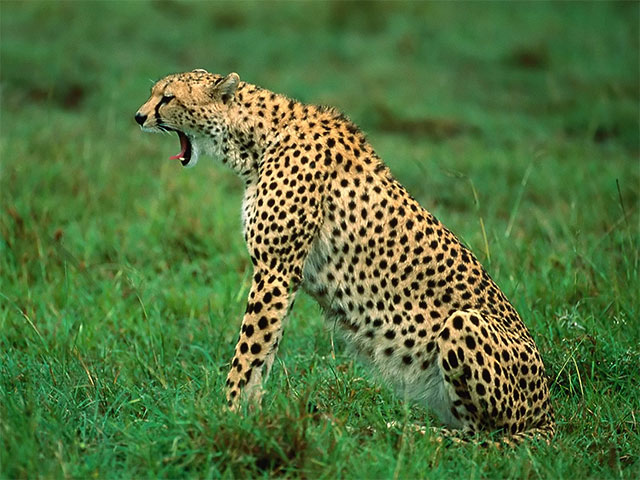
#> input picture project/numpy/cheetah.jpg, 640 x 480 px
$ python numpy_merge_image.py
#> lines starting #> are read from the running program, lines starting #| are printed output that depends on the picture; after the words box and inside, x2 and y2 are one past the last pixel; in counts of white or black regions, pixels touching at a corner belong together
import cv2
import numpy as np

img = cv2.imread('cheetah.jpg')
#> img is the input picture: shape (480, 640, 3); mean B, G, R 60.2, 115.5, 82.9
(h,w,c) = img.shape
#> h = 480; w = 640; c = 3
# görüntüyü değişik pencere boyutlarında bulandıralım
k = (5,15,25)
filtered1 = cv2.blur(img, (k[0],k[0]))
filtered2 = cv2.blur(img, (k[1],k[1]))
filtered3 = cv2.blur(img, (k[2],k[2]))
# resimlerin üzerine pencere boyutlarını yazalım
img = cv2.putText(img, 'original', (500,50), 0, 1, (255,255,255), 2, 0)
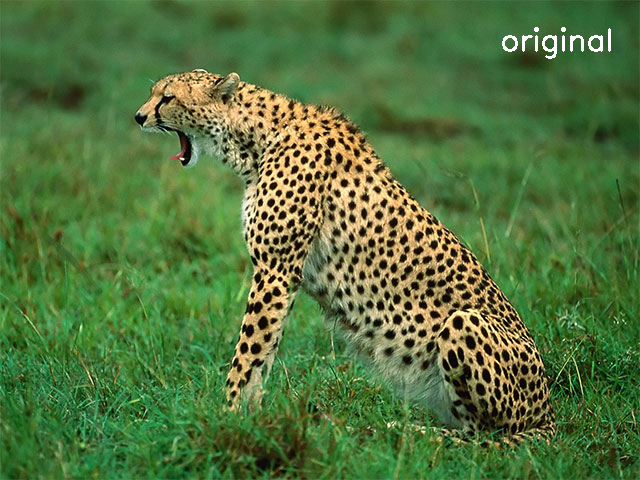
#> img: shape (480, 640, 3); 0.27% of pixels changed, all inside (x1, y1, x2, y2) = (502, 27, 611, 59)
filtered1 = cv2.putText(filtered1, '(%ix%i)' %(k[0],k[0]), (520,50), 0, 1, (255,255,255), 2, 0)
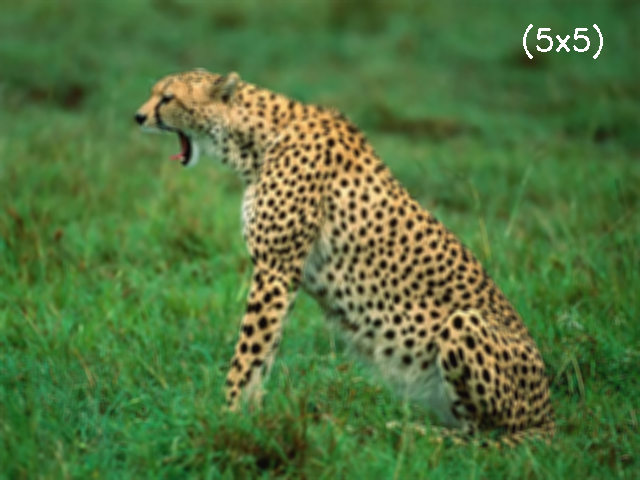
#> filtered1: shape (480, 640, 3); mean B, G, R 60.7, 115.8, 83.3
filtered2 = cv2.putText(filtered2, '(%ix%i)' %(k[1],k[1]), (480,50), 0, 1, (255,255,255), 2, 0)
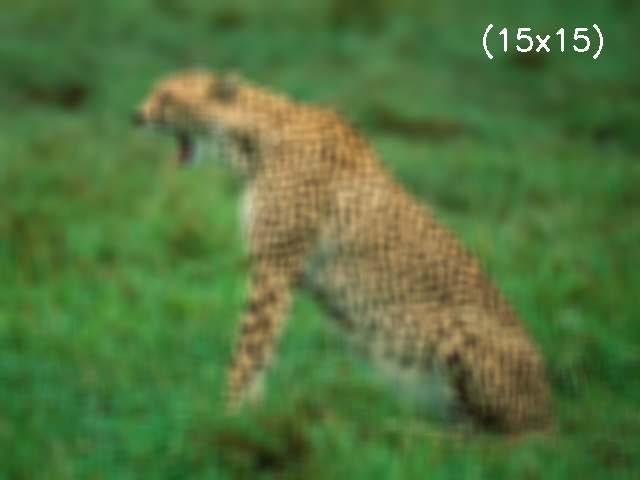
#> filtered2: shape (480, 640, 3); mean B, G, R 60.7, 115.9, 83.4
filtered3 = cv2.putText(filtered3, '(%ix%i)' %(k[2],k[2]), (480,50), 0, 1, (255,255,255), 2, 0)
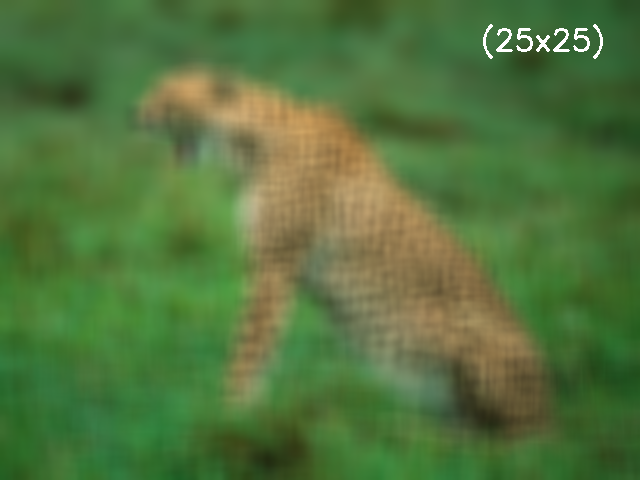
#> filtered3: shape (480, 640, 3); mean B, G, R 60.9, 116, 83.5
# NumPy ile ayrı resimleri birleştirelim - 2 x 2
mimg = np.zeros((2*h,2*w,c), np.uint8)
mimg[0:h,0:w,:] = img
mimg[0:h,w:2*w,:] = filtered1
mimg[h:2*h,0:w,:] = filtered2
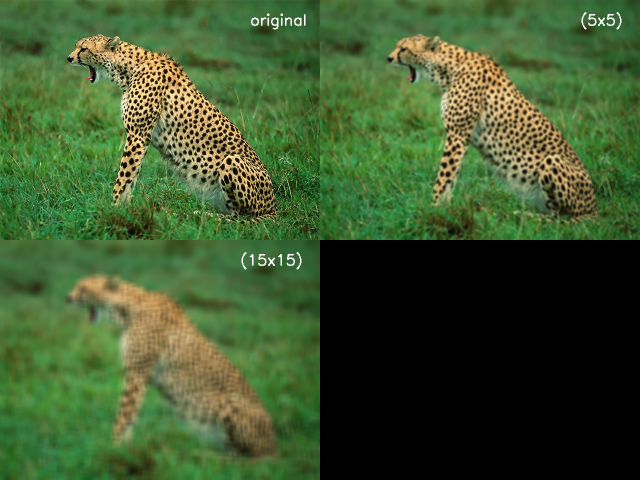
#> mimg: shape (960, 1280, 3) (shown at 1/2 size); mean B, G, R 45.5, 86.9, 62.5
mimg[h:2*h,w:2*w,:] = filtered3
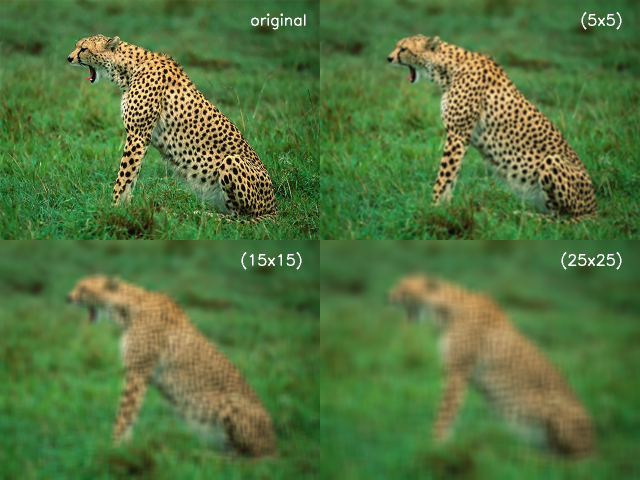
#> mimg: shape (960, 1280, 3) (shown at 1/2 size); mean B, G, R 60.8, 115.9, 83.4
s = 0.5
rimg = cv2.resize(mimg, (int(s*mimg.shape[1]), int(s*mimg.shape[0])), interpolation=cv2.INTER_AREA)
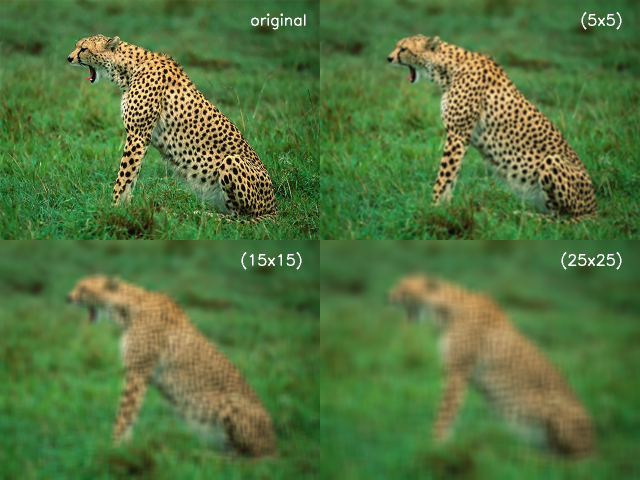
#> rimg: shape (480, 640, 3); mean B, G, R 60.9, 116.1, 83.6
# resimleri görüntüle
cv2.imshow('merged image', rimg)
cv2.imwrite('filtered merged cheetah images.jpg', mimg, [cv2.IMWRITE_JPEG_QUALITY,100])
cv2.waitKey(0)
